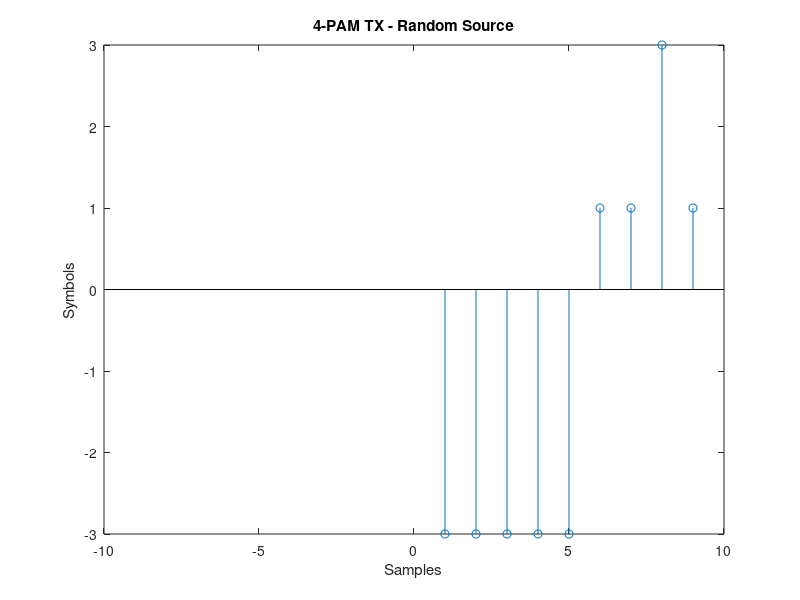
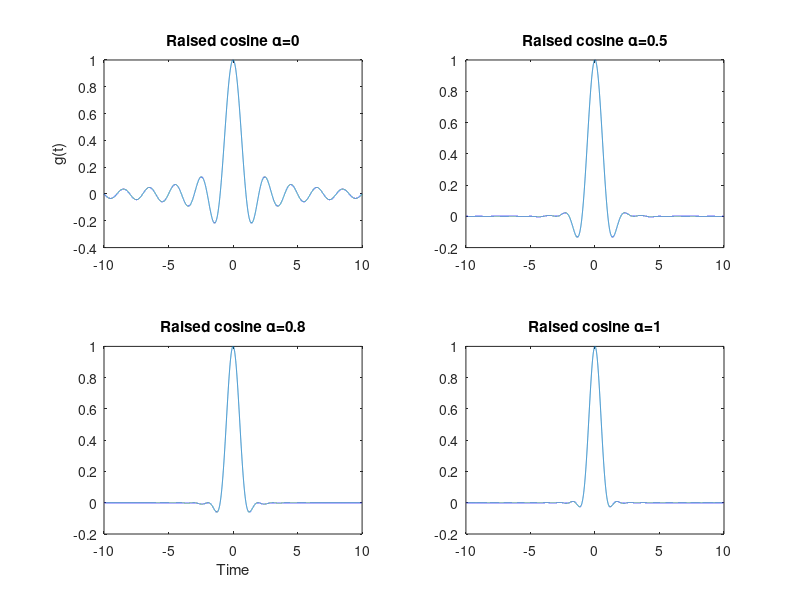
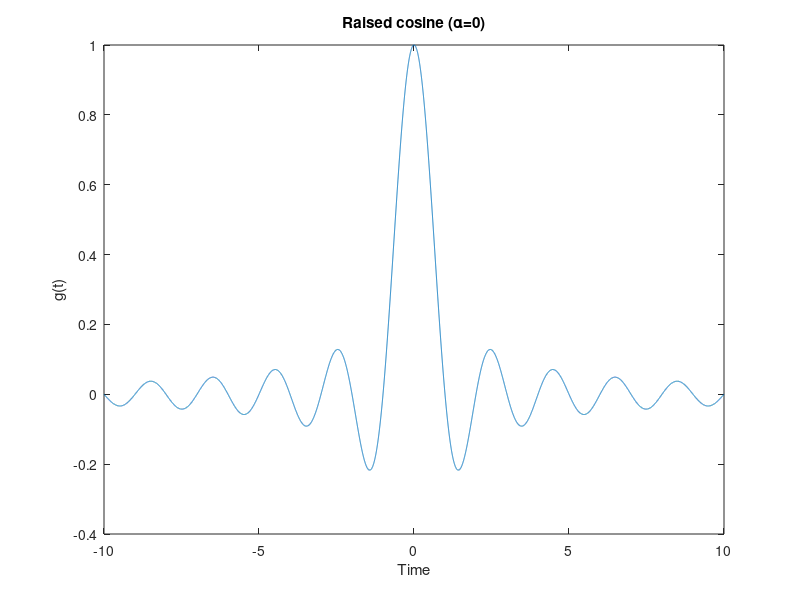
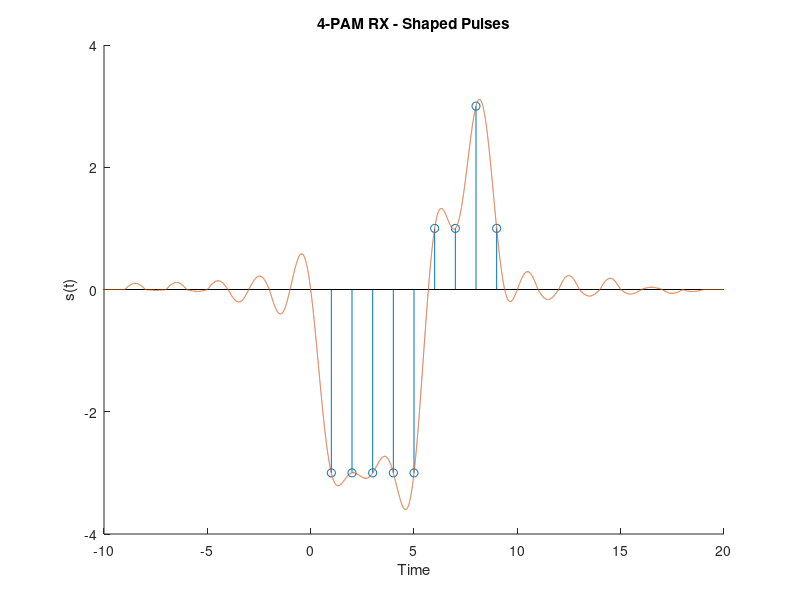

Here is the MATLAB script that generated these plots, in order:
%% PAM-4 Transmitter
% gpaulino
clc; clearvars; close all;

%% Extra information
% fc = 440
%
% sample rate
% fs = 8192


%% User parameters
% transmitter
num_symbols = 9; % mapped
T = 1;        % period in seconds
symbols_set = [-3, -1, 1, 3];

alpha = 0; % raised cossine alpha

time_interval = 10; % seconds
samples_per_second = 1000; % samples

% channel
N0 = 0.1; % noise amplitude (Vpp ratio of the received signal)

% receiver
A_norm = 1.25; % normalization gain

% general
plot_en = true; % enable plot

%% user parameter conscistency self-check
assert(num_symbols*T < time_interval, 'number of symbols must fit in the time interval')


%% Time vector
tmin = -time_interval;
tmax = time_interval;
t = linspace(tmin, tmax, (tmax-tmin)*samples_per_second);
t0 = ((tmax-tmin)/2)*samples_per_second + 1; % initial time

%% TX Source + Mapper
a = randsrc(1, num_symbols, symbols_set); % random symbols source
m = linspace(1, num_symbols, num_symbols);  % spacing vector discrete in time
k = linspace(t0 + T*samples_per_second, length(t)-samples_per_second+1, num_symbols);  % spacing vector continuous in time

am = zeros(1, length(t)); % spaced symbols
am(k) = a;

if (plot_en)
    figure()
    % hold on %
    stem(m, a)
    % stem(t,am) %
    title('4-PAM TX - Random Source')
    xlabel('Samples')
    ylabel('Symbols')
    xlim([tmin tmax])
end
%% Raised cosine filter
g = @(t,a) sinc(t/T) .* (cos(a*pi*t/T) ./ (1 - (2*a*t/T).^2));

if (plot_en)
    alphas = [0, 0.5, 0.8, 1]; % example figure
    figure()
    subplot(221)
    plot(t, g(t, alphas(1)))
    title(['Raised cosine \alpha=' num2str(alphas(1))])
    ylabel('g(t)')
    subplot(222)
    plot(t, g(t, alphas(2)))
    title(['Raised cosine \alpha=' num2str(alphas(2))])
    subplot(223)
    plot(t, g(t, alphas(3)))
    title(['Raised cosine \alpha=' num2str(alphas(3))])
    xlabel('Time')
    subplot(224)
    plot(t, g(t, alphas(4)))
    title(['Raised cosine \alpha=' num2str(alphas(4))])
end
%% Pulse Shape Filter
gt = g(t, alpha);

if (plot_en)
    figure()
    plot(t, gt)
    title(['Raised cosine (\alpha=' num2str(alpha) ')'])
    xlabel('Time')
    ylabel('g(t)')
end
%% Shapped Pulses
s = conv(am, gt);
t2 = linspace(2*tmin, 2*tmax, 2*(tmax-tmin)*samples_per_second - 1);

if (plot_en)
    figure()
    hold on
    % stem(t,am)
    stem(m,a)
    plot(t2,s)
    xlim([min(t) max(t2)])
    title('4-PAM RX - Shaped Pulses')
    xlabel('Time')
    ylabel('s(t)')
    hold off
end
%%  PAM-4 Receiver
N = N0*(2*max(s)); % noise amplitude
%n = N*gaussmf(t2, [0.5 5]);
n = N*rand(1, length(t2));

if (plot_en)
    figure()
    plot(t2, n)
    xlim([tmin tmax])
    xlabel('Time')
    ylabel('Amplitude')
    title('White Noise')
end
%% 
r = s+n;

if (plot_en)
    figure()
    plot(t2,r)
    xlim([min(t) max(t2)])
    xlabel('Time')
    title('Received Signal')
end
%%
h = conj( g(-t, alpha) );

if (plot_en)
    figure()
    plot(t,h)
    title(['Matched Filter - Raised cosine (\alpha=' num2str(alpha) ')'])
    xlabel('Time')
    ylabel('g*(-t)')
end
%% normalize
y = conv(r, h);
norm_y = y.*A_norm*max(symbols_set)./max(abs(y));

t3 = linspace(3*tmin, 3*tmax, 3*(tmax-tmin)*samples_per_second - 2);
t0_3 = (((3*tmax)-(3*tmin))/2)*samples_per_second + 1; % sync point

if (plot_en)
    figure()
    hold on
    stem(m,a)
    plot(t3, norm_y)
    xlim([min(t) max(t2)])
    hold off
end
%%
xmin = 0;
xmax = 10;

ymin = min([min(s) min(r) min(norm_y)]); % signal + noise
ymax = max([max(s) max(r) max(norm_y)]);

if (plot_en)
    figure()
    subplot(411)
    stem(m,a)
    grid on
    xlim([xmin xmax])
    ylim([ymin ymax])
    title('1: Source Symbols')
    subplot(412)
    plot(t2,s)
    xlim([xmin xmax])
    ylim([ymin ymax])
    grid on
    title('2: Transmitted Signal')
    subplot(413)
    plot(t2, r)
    xlim([xmin xmax])
    ylim([ymin ymax])
    grid on
    title('3: Received Signal')
    subplot(414)
    plot(t3, norm_y)
    xlim([xmin xmax])
    ylim([ymin ymax])
    grid on
    title('4: Filtered Signal')
end
%% quantization
m3 = linspace(1, num_symbols, num_symbols);
k3 = linspace(t0_3 + T*samples_per_second, 2*length(t)-samples_per_second+1, num_symbols);  
fm = norm_y(k3); % sampled levels

if (plot_en)
    figure()
    hold on
    stem(m3, fm)
    plot(t3, norm_y)
    % plot(norm_y)
    xlim([0 max(t)])
    hold off
end
%% slicer
out = zeros(1, length(fm));
i=1;

for R = fm
    if R > 2
        out(i) = 3;
    elseif R > 0
        out(i) = 1;
    elseif R > -2
        out(i) = -1;
    else
        out(i) = -3;
    end
    i = i + 1;
end

if (plot_en)
    figure()
    hold on %
    stem(m, a)
    stem(m3, out)
    hold off
end
%%
disp(['input:  ' num2str(a)])
disp(['output: ' num2str(out)])
err = sum(ne(a,out));
disp(['errors: ' num2str(err) ' out of total ' num2str(num_symbols) ' symbols'])
